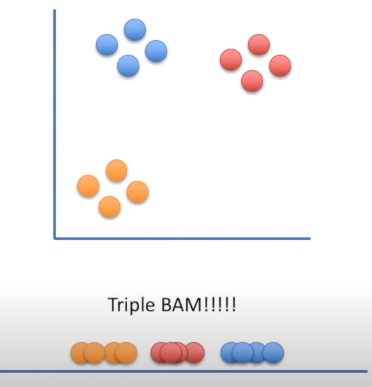
#> input picture Machine Learning/Dimensionality Reduction/Non Linear/t-Distributed Stochastic Neighbor Embedding (t-SNE)/images/tsne2.png, 372 x 387 px, given in place of tsne3.png, which was not available
$ jupyter execute --allow-errors tsne.ipynb   (text cells are left out)
#> lines starting #> are read from the running program, lines starting #| are printed output that depends on the picture; pictures that were not available may be replaced by others from this repository, and a replacement may not be noted
[cell 1]
from PIL import Image
from IPython.display import display

img = Image.open('images/tsne3.png')
#> img is the input picture: PIL image 372x387 RGBA; mean R, G, B, A 240.9, 238.8, 239.2, 255
new_image = img.resize((600, 390))
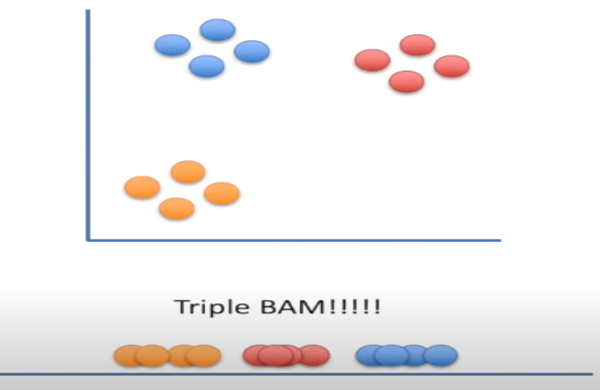
#> new_image: PIL image 600x390 RGBA; mean R, G, B, A 240.9, 238.8, 239.2, 255
display(new_image)

[cell 2]
from PIL import Image
from IPython.display import display

img = Image.open('images/tsne4.png')
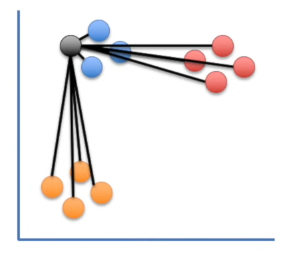
#> input picture Machine Learning/Dimensionality Reduction/Non Linear/t-Distributed Stochastic Neighbor Embedding (t-SNE)/images/tsne5.png, 298 x 264 px, given in place of tsne4.png, which was not available
#> img is the input picture: PIL image 298x264 RGBA; mean R, G, B, A 239.8, 237.2, 237.3, 255
new_image = img.resize((390, 370))
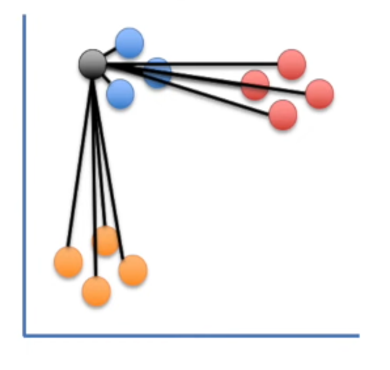
#> new_image: PIL image 390x370 RGBA; mean R, G, B, A 239.7, 237.2, 237.3, 255
display(new_image)

[cell 3]
from PIL import Image
from IPython.display import display

img = Image.open('images/tsne5.png')
new_image = img.resize((290, 260))
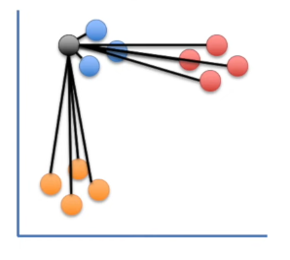
#> new_image: PIL image 290x260 RGBA; mean R, G, B, A 239.7, 237.2, 237.3, 255
display(new_image)

[cell 4]
from PIL import Image
from IPython.display import display

img = Image.open('images/tsne6.png')
new_image = img.resize((320, 210))
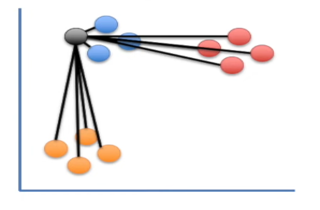
#> new_image: PIL image 320x210 RGBA; mean R, G, B, A 239.7, 237.2, 237.3, 255
display(new_image)
